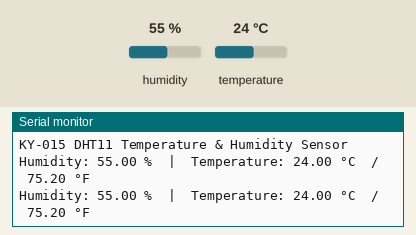
Simulated run of this sketch. Board: Arduino Uno, built with avr-gcc and run on an emulated ATmega328P. On the bench: the last lines printed to the serial monitor. The test bench sets the inputs (shaded band); at power-on: humidity 55 %, temperature 24 °C.

Above: at 4.8 s.
4.9 s: humidity set to 22 %
At 7.3 s:
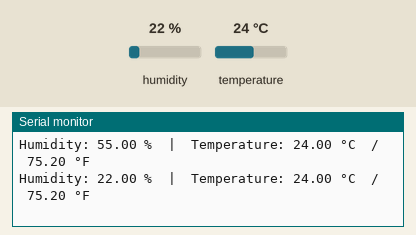
7.9 s: temperature set to 12 °C
At 8.6 s:
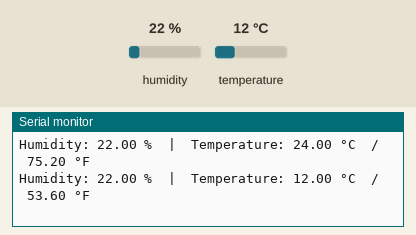
10.9 s: humidity set to 40 %
At 13.5 s:
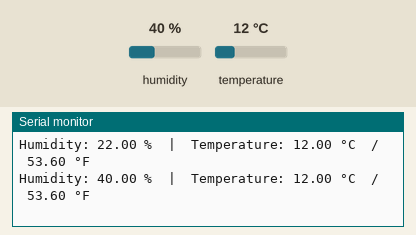
Timing chart, 0 to 15.0 s (numbered marks = the images above; inputs shaded):
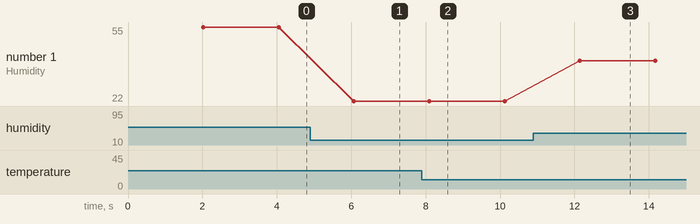

Measured:
- after the input at 4.9 s, the serial monitor: prints a new line after 1.2 s (image 1)
- after the input at 7.9 s, the serial monitor: prints a new line after 0.20 s (image 2)
- after the input at 10.9 s, the serial monitor: prints a new line after 1.2 s (image 3)
- plotted number 1: 55 → 22 after the input at 4.9 s, 22 → 40 after the input at 10.9 s

The sketch:

UNO_DHT11_sensor_serial.ino
```cpp
/* UNO_DHT11_sensor_serial.ino

the 3 pin board ...
   (l to r)
   pin1 = GND
   pin2 = data
   pin3 = Vcc (+5V)

  celcius c to fahrenheit f conversion formula choices
  f = (9/5.0) * c + 32
  c = (5.0/9) * (f - 32)

  degree_symbol = " \xC2\xB0"

VegasEat  02oct2026
*/

#include <DHT.h>

#define DHTPIN  2
#define DHTTYPE DHT11

DHT dht(DHTPIN, DHTTYPE);

void setup() {
  Serial.begin(9600);
  Serial.println("KY-015 DHT11 Temperature & Humidity Sensor");
  dht.begin();
}

void loop() {
  // Adafruit DHT library enforces a 2-second minimum between reads
  delay(2000);

  float humidity     = dht.readHumidity();
  float temperatureC = dht.readTemperature();
  float temperatureF = dht.readTemperature(true);

  if (isnan(humidity) || isnan(temperatureC)) {
    Serial.println("Error: failed to read from DHT sensor. Check wiring and pull-up.");
    return;
  }

  Serial.print("Humidity: ");
  Serial.print(humidity);
  Serial.print(" %  |  Temperature: ");
  Serial.print(temperatureC);
  Serial.print(" °C  /  ");
  Serial.print(temperatureF);
  Serial.println(" °F");
}
```
